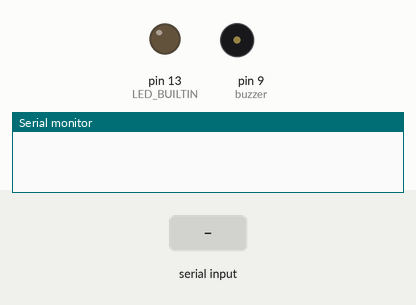
Simulated run of this sketch. Board: Arduino Uno, built with avr-gcc and run on an emulated ATmega328P. Shown: output pins drawn as LEDs (lit = HIGH), buzzer (waves = sounding), the last lines printed to the serial monitor. Inputs (shaded band) come from the test bench.

Above: at 1.2 s.
1.3 s: "1" received over Serial
At 2.9 s:
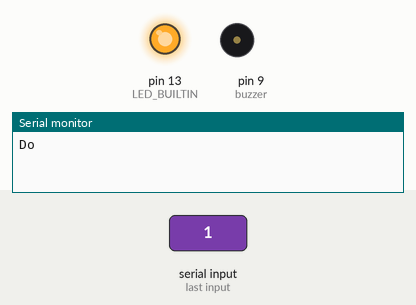
3.8 s: "0" received over Serial
At 4.1 s:
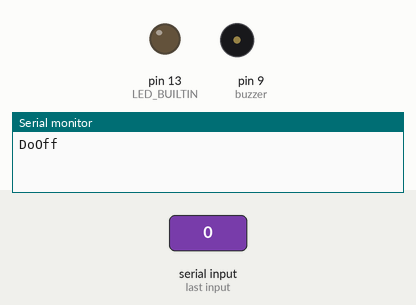
5.3 s: "2" received over Serial
At 6.1 s:
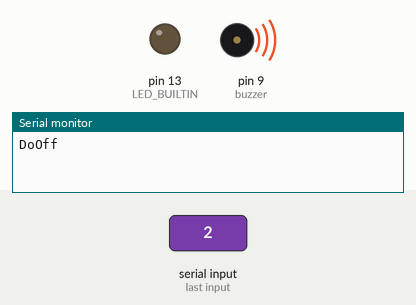
Timing chart, 0 to 8.3 s (numbered marks = the images above; inputs shaded):
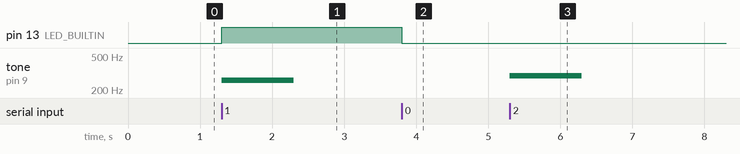

Measured:
- after the input at 1.3 s, pin 13 (LED_BUILTIN): LOW → HIGH at once; tone on pin 9 (buzzer): silent → 261 Hz at once, → silent 1.0 s later
- after the input at 3.8 s, pin 13 (LED_BUILTIN): HIGH → LOW at once
- after the input at 5.3 s, tone on pin 9 (buzzer): silent → 293 Hz at once, → silent 1.0 s later

The sketch:

04_SerialPiano.ino
```cpp
int ib = 0;    // for incoming serial data

int buzzer = 9; // piezo buzzer

void setup() {
  Serial.begin(9600);    // opens serial port, sets data rate to 9600 bps
  pinMode(buzzer,OUTPUT);
  pinMode(LED_BUILTIN, OUTPUT);
}

void loop() {
  // send data only when you receive data:
  if (Serial.available() > 0) {

    // read the incoming byte:
    ib = Serial.read();
    //incomingByte = incomingByte+1;
    if(ib == '1')
    {
      tone(buzzer, 261, 1000);
      digitalWrite(LED_BUILTIN, HIGH);   // turn the LED on (HIGH is the voltage level)
      Serial.print("Do");
    }
    else if(ib == '2')
    {
      tone(buzzer, 293, 1000);
    }
    else if(ib == '3')
    {
      tone(buzzer, 329, 1000);
    }
    else if(ib == '4')
    {
      tone(buzzer, 349, 1000);
    }
     else if(ib == '5')
    {
      tone(buzzer, 391, 1000);
    }

    else if(ib == '6')
    {
      tone(buzzer, 440, 1000);
    }

    else if(ib == '7')
    {
      tone(buzzer, 494, 1000);
    }


    else if(ib == '0')
    {
      digitalWrite(LED_BUILTIN, LOW);    // turn the LED off by making the voltage LOW
      Serial.print("Off");

      noTone(buzzer);
    }
    // say what you got:
    //Serial.print((char)incomingByte);
  }

}
```
